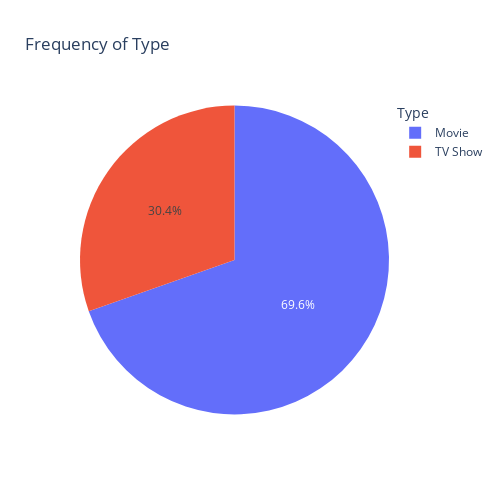

Notebook source saved alongside this figure:
### Markdown cell above
### Type

### Code cell
fig = px.pie(df,
             names=df['type'],
             title="Frequency of Type")
fig.update_layout(legend_title="Type",
                  autosize=False,
                  width=500,
                  height=500)
fig.show()

### Figure 1 — Plotly figure (JSON) as saved in the notebook; plotly's stock layout.template omitted (floating-point values rounded to 4 significant figures; data arrays with more than 128 entries replaced by an {"elided": "..."} marker saying what was removed)
{"data": [{"domain": {"x": [0, 1], "y": [0, 1]}, "hovertemplate": "type=%{label}<extra></extra>", "labels": {"elided": "8807 str values"}, "legendgroup": "", "name": "", "showlegend": true, "type": "pie"}], "layout": {"autosize": false, "height": 500, "legend": {"title": {"text": "Type"}, "tracegroupgap": 0}, "title": {"text": "Frequency of Type"}, "width": 500}}
